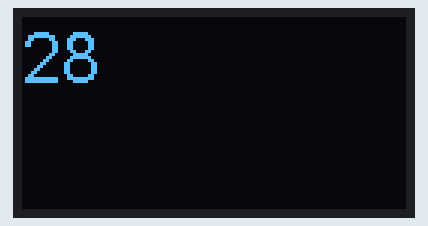
This sketch was run on a simulated ESP32. Shown: 128×64 one-colour display. What the sketch prints to the serial monitor is not drawn.

Above: at 0.29 s.
At 5.2 s:
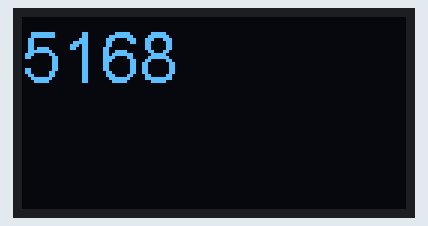
At 9.8 s:
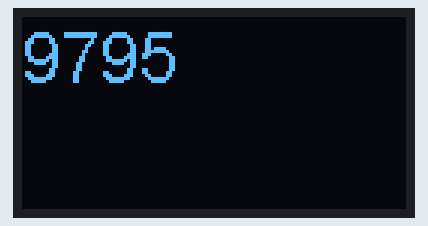
At 19.6 s:
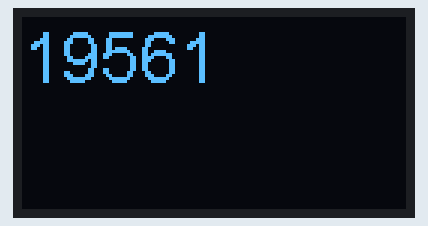
At 29.4 s:
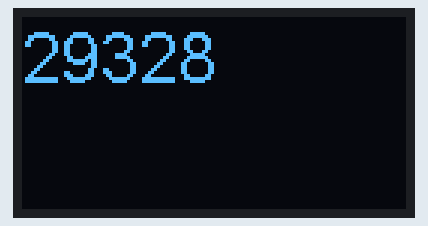
At 39.1 s:
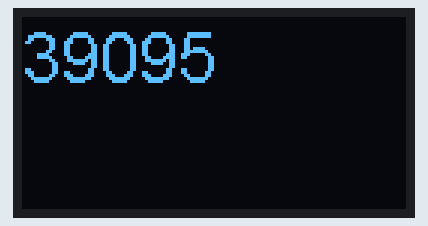

The sketch:

main.ino
```cpp
#include <stdio.h>
#include <string.h>
#include <stdlib.h>
#include "freertos/FreeRTOS.h"
#include "freertos/task.h"
#include "freertos/semphr.h"

#include "Wire.h"
#include "SSD1306.h"

SSD1306 display(0x3C, 5, 4);

void pvrSetupHardware(void);
void vPrintString(const char *pcString);

void vTask1(void *pvParameters);

SemaphoreHandle_t xMutex;
const TickType_t xMaxBlockTimeTicks = 500;

void pvrSetupHardware(void) {
    Serial.begin(115200);

    display.init();
    display.flipScreenVertically();
    display.setFont(ArialMT_Plain_24);
}

void vPrintString(const char *pcString) {
    xSemaphoreTake(xMutex, portMAX_DELAY);
    {
        Serial.println((char*)pcString);
    }
    xSemaphoreGive(xMutex);
}

void vTask1(void *pvParameters) {
    char *pcTaskName;
    pcTaskName = (char *)pvParameters;
    vPrintString(pcTaskName);

    for ( ;; ) {
        xSemaphoreTake(xMutex, portMAX_DELAY);
        {
            display.clear();
            display.drawString(0, 0, String(millis()));
            display.display();
        }
        xSemaphoreGive(xMutex);
        vTaskDelay(500 / portTICK_PERIOD_MS);
    }
}

void setup() {
    pvrSetupHardware();

    xMutex = xSemaphoreCreateMutex();
    if (xMutex != NULL) {
        // Both tasks will call the same function
        xTaskCreate(vTask1, "Task 1", configMINIMAL_STACK_SIZE, (char *)"[Task 1] Initialized", 2, NULL);
        xTaskCreate(vTask1, "Task 2", configMINIMAL_STACK_SIZE, (char *)"[Task 2] Initialized", 2, NULL);
    }
}

void loop() {
    vTaskDelay(100 / portTICK_PERIOD_MS);
}
```

Measured:
- what the display in image 1 shows lasts 0.5 s, from 5.2 s to 5.7 s
